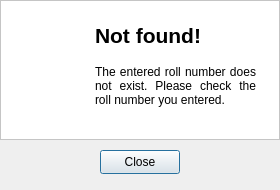
<?xml version="1.0" encoding="UTF-8"?>
<ui version="4.0">
 <class>rollNumberNotFoundErrorDialog</class>
 <widget class="QDialog" name="rollNumberNotFoundErrorDialog">
  <property name="geometry">
   <rect>
    <x>0</x>
    <y>0</y>
    <width>280</width>
    <height>190</height>
   </rect>
  </property>
  <property name="minimumSize">
   <size>
    <width>280</width>
    <height>190</height>
   </size>
  </property>
  <property name="maximumSize">
   <size>
    <width>280</width>
    <height>190</height>
   </size>
  </property>
  <property name="windowTitle">
   <string>Paper</string>
  </property>
  <property name="windowIcon">
   <iconset>
    <normaloff>../icons/icons8-origami-100.png</normaloff>../icons/icons8-origami-100.png</iconset>
  </property>
  <widget class="QFrame" name="frame">
   <property name="geometry">
    <rect>
     <x>0</x>
     <y>0</y>
     <width>280</width>
     <height>140</height>
    </rect>
   </property>
   <property name="styleSheet">
    <string notr="true">background-color: #FFF;</string>
   </property>
   <property name="frameShape">
    <enum>QFrame::StyledPanel</enum>
   </property>
   <property name="frameShadow">
    <enum>QFrame::Raised</enum>
   </property>
   <widget class="QWidget" name="horizontalLayoutWidget">
    <property name="geometry">
     <rect>
      <x>10</x>
      <y>10</y>
      <width>261</width>
      <height>121</height>
     </rect>
    </property>
    <layout class="QHBoxLayout" name="horizontalLayout">
     <property name="spacing">
      <number>10</number>
     </property>
     <property name="leftMargin">
      <number>5</number>
     </property>
     <property name="topMargin">
      <number>5</number>
     </property>
     <property name="rightMargin">
      <number>5</number>
     </property>
     <property name="bottomMargin">
      <number>5</number>
     </property>
     <item>
      <widget class="QLabel" name="label_2">
       <property name="minimumSize">
        <size>
         <width>60</width>
         <height>60</height>
        </size>
       </property>
       <property name="maximumSize">
        <size>
         <width>60</width>
         <height>60</height>
        </size>
       </property>
       <property name="text">
        <string/>
       </property>
       <property name="pixmap">
        <pixmap>../drawables/icons8-nothing-found-96.png</pixmap>
       </property>
       <property name="scaledContents">
        <bool>true</bool>
       </property>
      </widget>
     </item>
     <item>
      <layout class="QVBoxLayout" name="verticalLayout">
       <property name="spacing">
        <number>10</number>
       </property>
       <property name="leftMargin">
        <number>10</number>
       </property>
       <property name="topMargin">
        <number>10</number>
       </property>
       <property name="rightMargin">
        <number>10</number>
       </property>
       <property name="bottomMargin">
        <number>10</number>
       </property>
       <item>
        <widget class="QLabel" name="label_6">
         <property name="minimumSize">
          <size>
           <width>0</width>
           <height>0</height>
          </size>
         </property>
         <property name="maximumSize">
          <size>
           <width>16777215</width>
           <height>20</height>
          </size>
         </property>
         <property name="font">
          <font>
           <pointsize>16</pointsize>
           <bold>true</bold>
          </font>
         </property>
         <property name="text">
          <string>Not found!</string>
         </property>
         <property name="wordWrap">
          <bool>true</bool>
         </property>
        </widget>
       </item>
       <item>
        <widget class="QLabel" name="label_3">
         <property name="maximumSize">
          <size>
           <width>16777215</width>
           <height>100</height>
          </size>
         </property>
         <property name="text">
          <string>The entered roll number does not exist. Please check the roll number you entered.</string>
         </property>
         <property name="alignment">
          <set>Qt::AlignJustify|Qt::AlignVCenter</set>
         </property>
         <property name="wordWrap">
          <bool>true</bool>
         </property>
        </widget>
       </item>
      </layout>
     </item>
    </layout>
   </widget>
  </widget>
  <widget class="QPushButton" name="close_button">
   <property name="geometry">
    <rect>
     <x>100</x>
     <y>150</y>
     <width>80</width>
     <height>24</height>
    </rect>
   </property>
   <property name="text">
    <string>Close</string>
   </property>
  </widget>
 </widget>
 <resources/>
 <connections/>
</ui>
